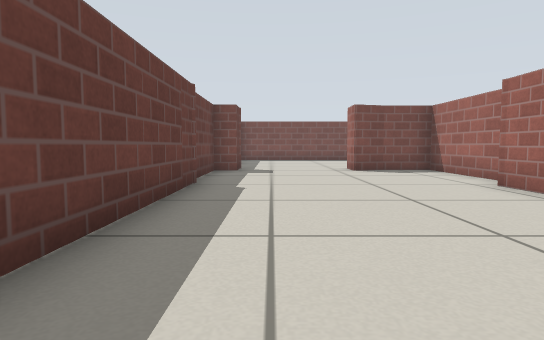
view 1 (above)

12 first-person views from a walk through a Gazebo world. The camera is 0.39 m above the floor, tilts 4° down and sees 75° across. The floor is counted in squares, 0.5 m on a side. Each view is taken from the middle of a square. On the plan, view 1 faces up. The plan holds only what a view shows up to about 11 squares ahead; the rest is blank. Simple patterns stand in for the simulator's built-in surfaces.

view 2
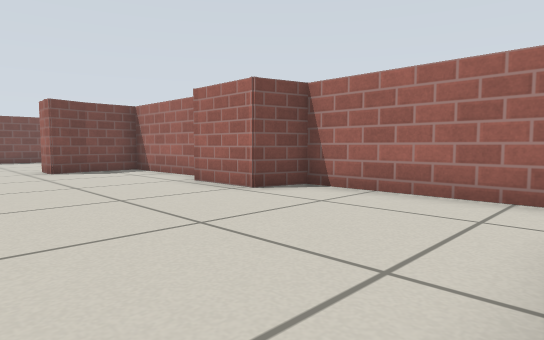

view 3
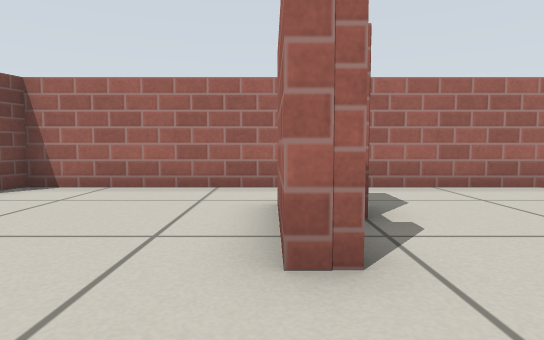

view 4
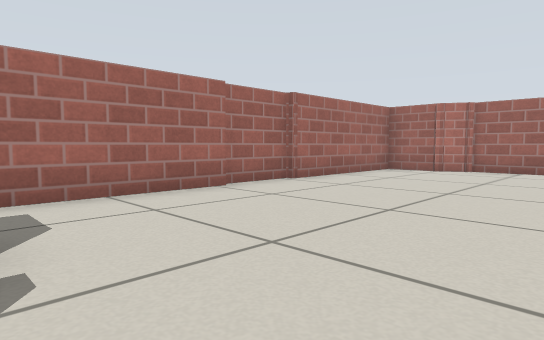

view 5
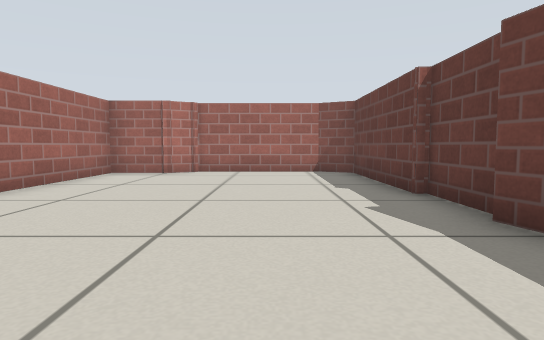

view 6
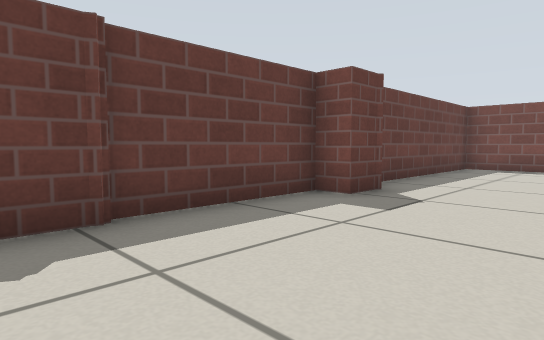

view 7
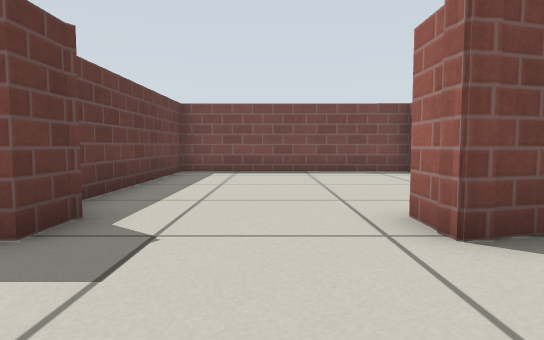

view 8
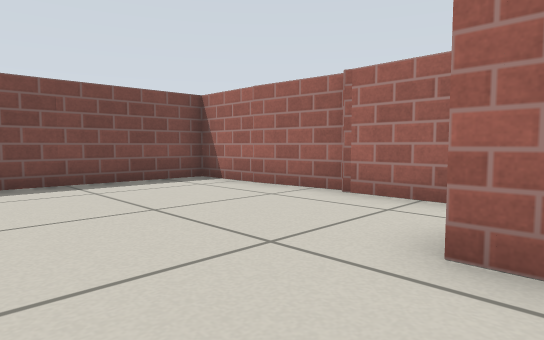

view 9
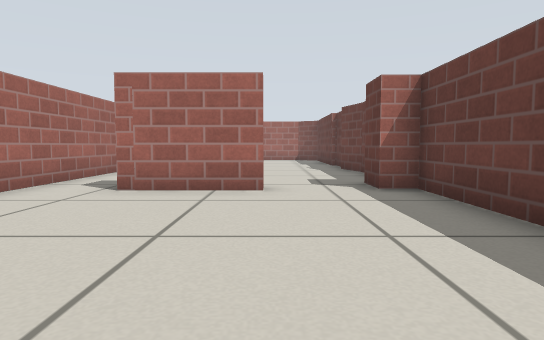

view 10
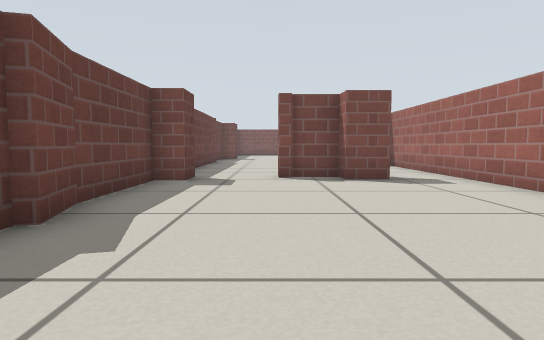

view 11
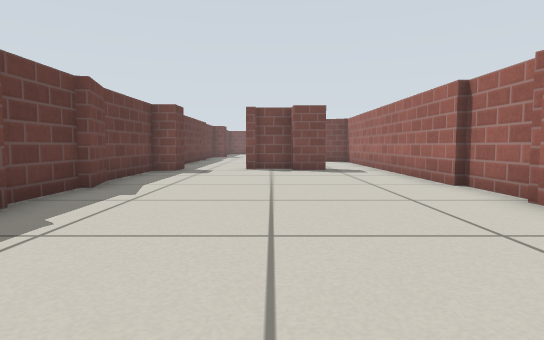

view 12
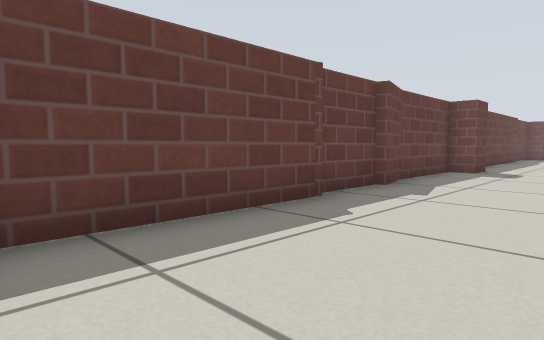

### Floor plan
Points are (right, up) in squares from view 1. A wall is a line through its corners. A room is listed if a view was taken in it or the views show most of it. See-through windows are left out.
Room 1 (views 1, 2, 3, 4, 5, 6, 7, 8, 9, 10, 11, 12)
walls: (1.2, -0.6) (1.2, -0.1) (3.8, -0.1); (3.7, -1) (2.7, -1) (2.6, -0.4) (1.4, -0.4); (4.9, 7.8) (5, 11.1) (3.4, 11.1); (-1.6, 7.4) (-1.6, -0.3) (-0.9, -0.3) (-0.9, -1.3) (-1.6, -1.3) (-1.6, -4.4); (2.5, 10.8) (2.5, 11.9); (-1.6, -4.3) (-1.2, -5.6); (3.6, 11.1) (2.5, 10.8) (2.4, 11.2); (5.5, -5.2) (5.5, 4.5) (4.3, 4.8) (4.3, 6.6); (-1.1, 11.7) (-1.1, 10.8) (-1.8, 10.8) (-1.8, 7.4); (-1.6, -5.6) (-1.6, -7.6); (5, 12.7) (5, 14.4); (5.7, -7.2) (5.7, -5.1); (-1.3, -7.6) (-1.3, -11.9) (-0.4, -12.4) (3.3, -12.4); (5.2, 14.4) (5, 16.6); (5.1, 16.5) (5.1, 18.5) (-1.6, 18.7) (-1.6, 12.9); (3.1, -12.4) (3.9, -11.9) (5.5, -11.9) (5.5, -7.1)

Positions as (right, up) in squares from view 1, and headings:
1: (0, 0), facing up
2: (0, 0), facing up-right
3: (-1, 0), facing right
4: (0, -1), facing down-right
5: (1, -2), facing down
6: (2, 6), facing up-left
7: (1, 8), facing up
8: (0, 11), facing up-right
9: (1, 6), facing down
10: (1, -9), facing up
11: (2, -12), facing up
12: (2, -12), facing up-left
